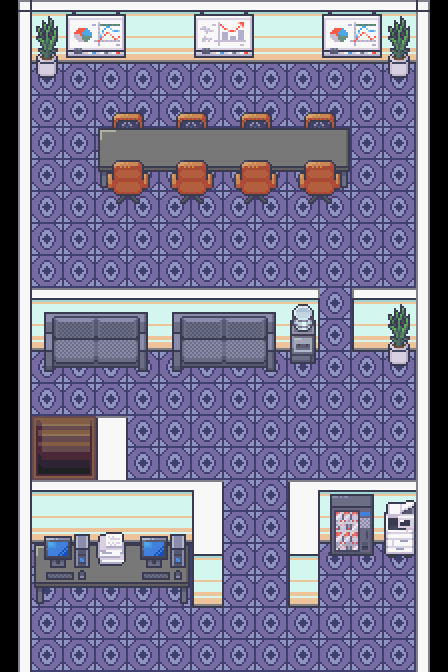

The image is a tile-based game level rendered from a .tmx file. Its description and source (layers, tilesets, objects; grid data summarised) follow:
An orthogonal 14x21 tile map with 32x32 px tiles, 4 tile layers (Tile Layer 1, Tile Layer 2, Tile Layer 3, Tile Layer 4), 4 tilesets and 11 objects (11x collision).

<map version="1.8" tiledversion="1.8.2" orientation="orthogonal" renderorder="right-down" compressionlevel="0" width="14" height="21" tilewidth="32" tileheight="32" infinite="0" nextlayerid="7" nextobjectid="46">
 <properties>
  <property name="edges" value="clamped" />
  <property name="inside" type="bool" value="true" />
  <property name="map_type" value="dungeon" />
  <property name="scenario" value="eclipse" />
  <property name="slug" value="crystal_bank3" />
 </properties>
 <tileset firstgid="1" name="Office_interiors_shadowless_16x16" tilewidth="32" tileheight="32" tilecount="528" columns="22">
  <image source="../gfx/tilesets/Office_interiors_shadowless_16x16.png" width="704" height="768" />
 </tileset>
 <tileset firstgid="529" name="Interiors_16x16" tilewidth="32" tileheight="32" tilecount="2592" columns="16">
  <image source="../gfx/tilesets/Interiors_16x16.png" width="512" height="5184" />
 </tileset>
 <tileset firstgid="3121" source="../gfx/tilesets/core_indoor_stairs.tsx" />
 <tileset firstgid="6091" name="Tilesets_16x16" tilewidth="32" tileheight="32" tilecount="1760" columns="40">
  <image source="../gfx/tilesets/Tilesets_16x16.png" width="1280" height="1408" />
 </tileset>
 <layer id="1" name="Tile Layer 1" width="14" height="21">
  <data>[294 cells, 294 non-empty, 7 distinct tile ids]</data>
 </layer>
 <layer id="2" name="Tile Layer 2" width="14" height="21">
  <data>[294 cells, 108 non-empty, 21 distinct tile ids]</data>
 </layer>
 <layer id="5" name="Tile Layer 3" width="14" height="21">
  <data>[294 cells, 99 non-empty, 45 distinct tile ids]</data>
 </layer>
 <layer id="6" name="Tile Layer 4" width="14" height="21">
  <data>[294 cells, 22 non-empty, 10 distinct tile ids]</data>
 </layer>
 <objectgroup color="#ff0000" id="3" name="Collisions">
  <object id="1" type="collision" x="0" y="0" width="32" height="672" />
  <object id="2" type="collision" x="416" y="0" width="32" height="672" />
  <object id="3" type="collision" x="32" y="0" width="384" height="64" />
  <object id="5" type="collision" x="32" y="288" width="288" height="64" />
  <object id="6" type="collision" x="352" y="288" width="64" height="64" />
  <object id="8" type="collision" x="32" y="480" width="160" height="96" />
  <object id="9" type="collision" x="320" y="480" width="96" height="64" />
  <object id="10" type="collision" x="288" y="480" width="32" height="128" />
  <object id="11" type="collision" x="96" y="416" width="32" height="64" />
  <object id="12" type="collision" x="192" y="480" width="32" height="128" />
  <object id="21" type="collision" x="96" y="128" width="256" height="64" />
 </objectgroup>
</map>
